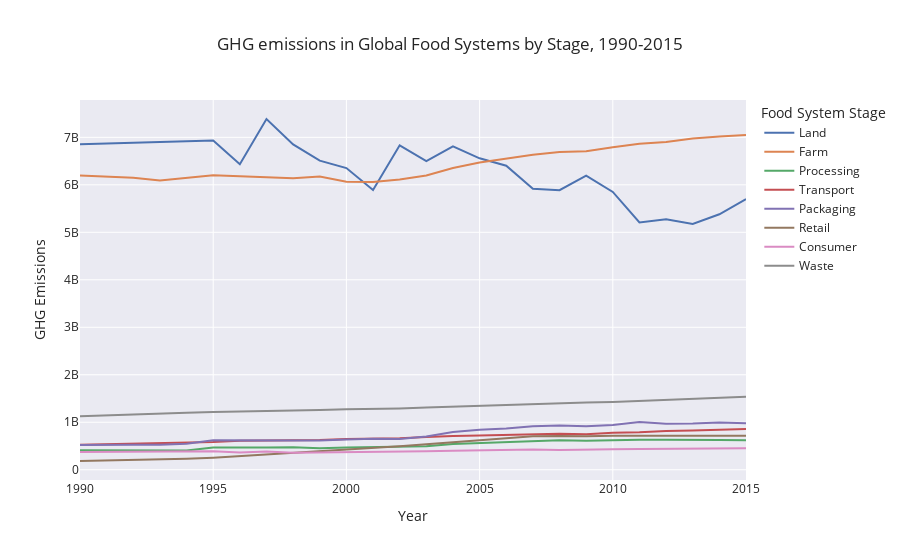
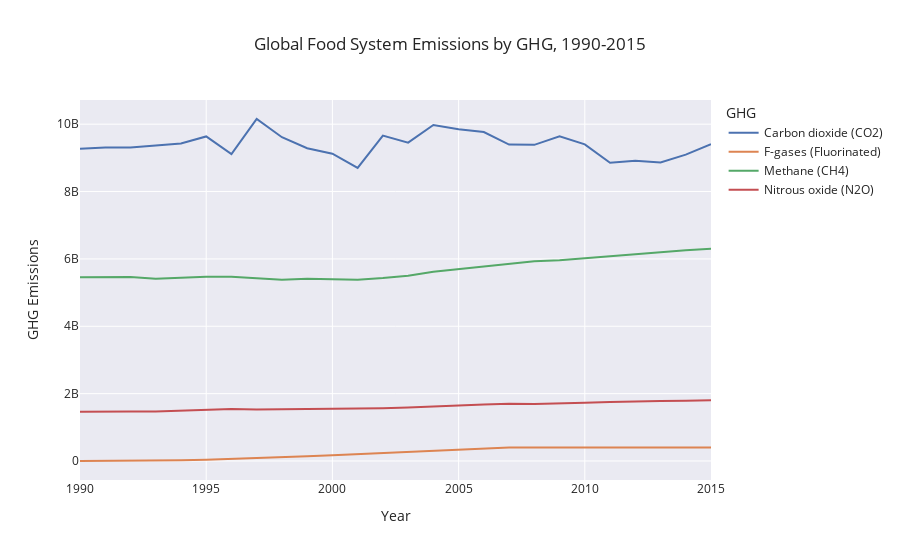

Here is the notebook cell these charts were saved with, in order:
### Markdown cell above
### Total food system GHG emissions have been growing
From 1990 to 2015, total GHG emissions were in the range of **~16 to ~18 billion metric tons of CO2e**   
Land emissions have declined while Farm emissions have grown, and annual trends for Land emissions mirror the rise and fall of carbon dioxide emissions

### Code cell
df_edgar_stages = df_edgar.groupby(
    by=["FS Stage Order", "Food System Stage", "Year"]).sum()[["GHG Emissions"]]
df_edgar_stages = df_edgar_stages.reset_index()
# Using plotly express to visualize the GHGs emitted in each food system stage
fig = px.line(
    df_edgar_stages,
    x='Year',
    y='GHG Emissions', 
    color='Food System Stage',
    title='GHG emissions in Global Food Systems by Stage, 1990-2015')
fig.show()

df_edgar_ghgs = df_edgar.groupby(
    by=["GHG", "Year"]).sum()[["GHG Emissions"]]
df_edgar_ghgs = df_edgar_ghgs.reset_index()
# Using plotly express to visualize each GHG emissions
fig = px.line(
    df_edgar_ghgs,
    x='Year',
    y='GHG Emissions', 
    color='GHG',
    title='Global Food System Emissions by GHG, 1990-2015')
fig.show()
